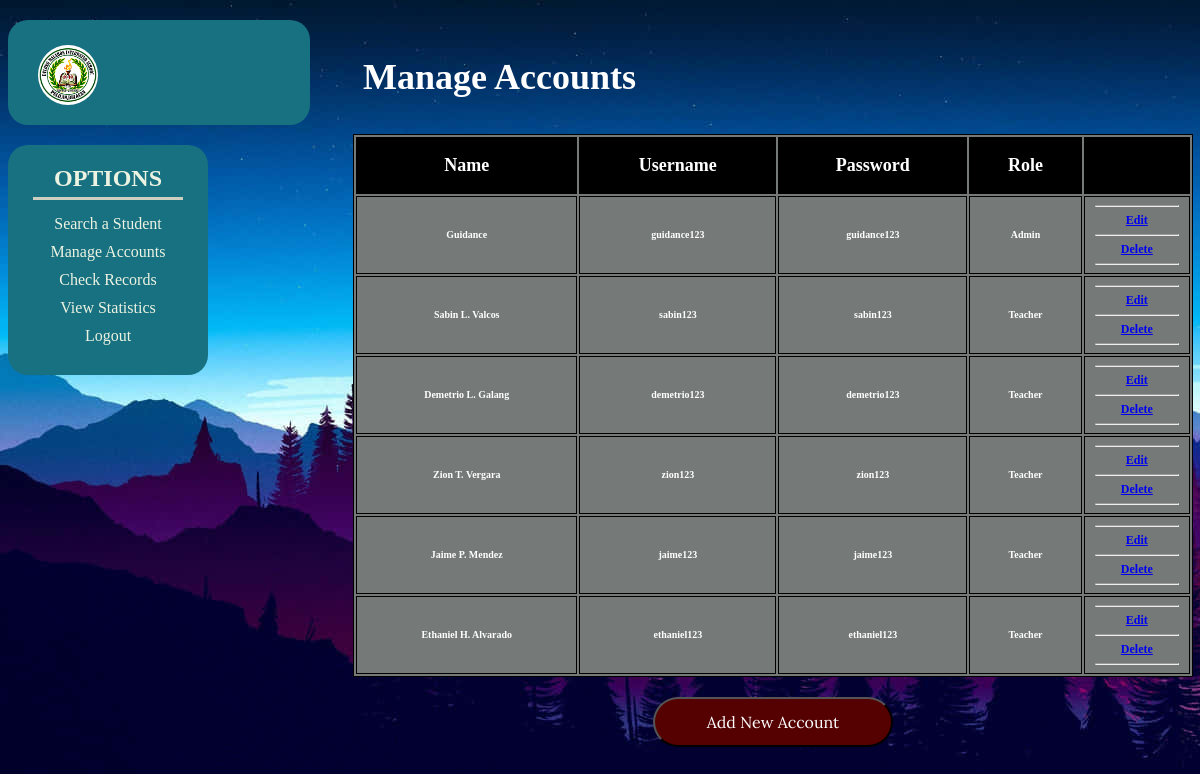
Screenshot of /guidance_manage_accounts/index.php with the database file from the repository.
### tables this page shows
CREATE TABLE `accounts` (
  `Name` text NOT NULL,
  `username` varchar(16) NOT NULL,
  `password` varchar(64) NOT NULL,
  `email` varchar(64) NOT NULL,
  `role` text NOT NULL
);

### guidance_manage_accounts/index.php (the view, shortened to what this page needs)
<?php
$Username = $_GET['username'];
?>
<!DOCTYPE html>
<html lang="en">
<head>
    <link rel="stylesheet" href="guidance_manage_accounts.css">
    <link href="https://fonts.cdnfonts.com/css/norwester" rel="stylesheet">
</head>
<body>
    <div class="report">
        <h3>Manage Accounts</h3>
        <div class="context_box">
            <div class="context_main">
                <form action="./add_new_account.php?username=<?php echo $Username ?>" method="post">
                <table id="record_table">
                    <tr>
                        <th><h2>Name</h2></th>
                        <th><h2>Username</h2></th>
                        <th><h2>Password</h2></th>
                        <th><h2>Role</h2></th>
                        <th><h2></h2></th>
                    </tr>
                    <?php
                        $host = 'localhost';
                        $username = 'root';
                        $password = '';
                        $database = 'ticketing_system';
                        $conn = new mysqli($host, $username, $password, $database);
                        $sql = "SELECT * FROM accounts WHERE 1";
                        $result = $conn->query($sql);
                        if ($result->num_rows > 0) {
                            while ($row = $result->fetch_assoc()) {
                                $Name = $row['Name'];
                                $username = $row['username'];
                                $password = $row['password'];
                                $role = $row['role'];
                                echo "<tr>";
                                echo "<th><h5>$Name</h5></th>";
                                echo "<th><h5>$username</h5></th>";
                                echo "<th><h5>$password</h5></th>";
                                echo "<th><h5>$role</h5></th>";
                                echo "<th><hr><a href='edit_account.php?Username=$username&username=$Username'>Edit</a> <hr> <a href='#' onclick='confirmDelete(\"$username\");'>Delete</a><hr></th>";
                                echo "</tr>";
                            }
                        }
                        ?>
                </table>
                <button id="add_account_btn">Add New Account</button>
                <br>
                <br>
            </form>
            </div>
        </div>
    </div>
    <div class="header">
        <div class="logo">
            <img src="../images/school_logo.png" alt="school_logo">
        </div>
    </div>
    <div class="options">
        <h2>Options</h2>
        <div class="line">
        </div>
        <a href="../guidance_search_student/index.php?username=<?php echo $Username?>">Search a Student</a>
        <a href="../guidance_manage_accounts/index.php?username=<?php echo $Username?>">Manage Accounts</a>
        <a href="../guidance_view_records/index.php?username=<?php echo $Username?>">Check Records</a>
        <a href="../guidance_statistics/index.php?username=<?php echo $Username?>">View Statistics</a>
        <a href="../login/">Logout</a>
    </div>
</body>
</html>

### guidance_manage_accounts/guidance_manage_accounts.css (style rules this page uses)
body { background-image: url("../images/main_background.jpg"); background-color: #cccccc; text-align: center; }
.header img { width: 60px; height: 60px; border-radius: 50%; }
.report { width: 70%; height: 100%; position: absolute; margin-left: 330px; margin-top: 0px; font-size: 24px; color: white; border-radius: 10px; }
.report h3 { text-align: left; margin-left: 25px; font-size: 36px; font-weight: 112px; }
.context_box { width: 100%; height: 50%; justify-content: center; }
.context_main { height: 10px; width: 100%; margin-left: 15px; display: inline-block; }
#record_table { max-width: 100%; min-width: 100%; }
tr:nth-child(1) th { font-size: 12px; background-color: black; }
table { border:1px solid black; background-color: #757a79; }
th { padding: 2px 10px 2px 10px; border:1px solid black; font-size: 12px; }
#add_account_btn { font-size: 20px; width: 15rem; height: 50px; margin-top: 20px; background-color: #560101; color: white; border-radius: 35px; font-family: "Lora", serif; font-size: 16px; font-weight: 30px; }
.header { padding-top: 25px; padding-left: 30px; justify-content: left; background-color: #187180; width: 17rem; height: 80px; margin-top: 20px; border-radius: 20px; display: flex; }
.options { margin-top: 20px; background-color: #187180; width: 200px; height: 230px; border-radius: 20px; justify-content: center; }
.options h2 { padding: 10px 0 5px 0; margin: 0; padding-top: 20px; color: #ecf3e2; text-transform: uppercase; }
.line { width: 150px; height: 3px; background-color: #cdcfc0; justify-content: center; margin: auto; margin-bottom: 10px }
.options a { padding: 5px; justify-content: center; display: flex; text-decoration: none; color: #ecf3e2; }

### rows the page displays
accounts: Name "Guidance", username "guidance123", password "guidance123", role "Admin"
accounts: Name "Sabin L. Valcos", username "sabin123", password "sabin123", role "Teacher"
accounts: Name "Demetrio L. Galang", username "demetrio123", password "demetrio123", role "Teacher"
accounts: Name "Zion T. Vergara", username "zion123", password "zion123", role "Teacher"
accounts: Name "Jaime P. Mendez", username "jaime123", password "jaime123", role "Teacher"
accounts: Name "Ethaniel H. Alvarado", username "ethaniel123", password "ethaniel123", role "Teacher"
